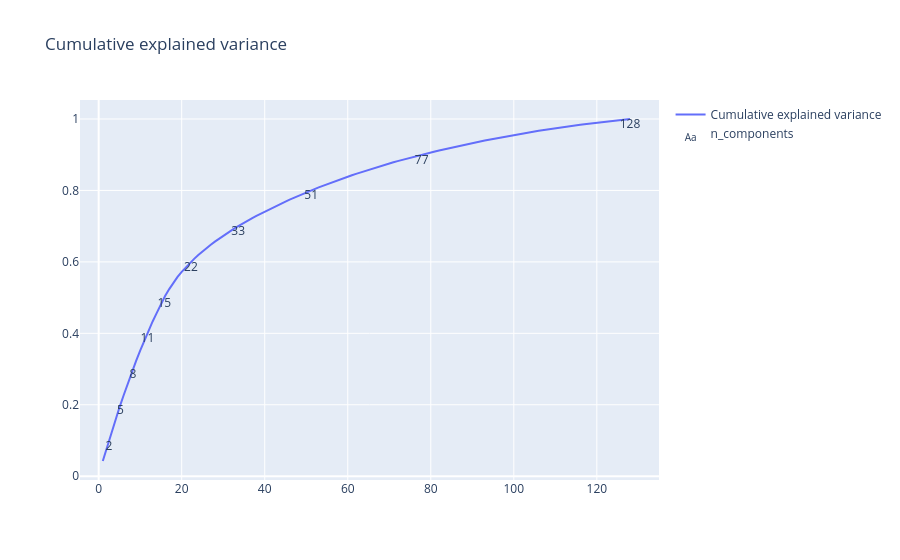

The cell this chart's notebook holds for it:
### Code cell
from sklearn.decomposition import PCA
import plotly.graph_objects as go

pca = PCA()
pca_transformed_data = pca.fit_transform(grads)

explained_variance = pca.explained_variance_ratio_

# plot explained variance and cumulative explained variance
fig = go.Figure()
fig.add_trace(go.Scatter(x=list(range(1, len(explained_variance) + 1)), y=np.cumsum(explained_variance), name='Cumulative explained variance'))

# Add labels on the x-axis at every 0.1 increment on the y-axis
y_values = np.arange(0.1, 1.1, 0.1)  # Adjust the range and step as needed
x_values = np.interp(y_values, np.cumsum(explained_variance), range(1, len(explained_variance) + 1))
fig.add_trace(go.Scatter(x=x_values, y=y_values, mode='text', text=[str(int(x)) for x in x_values], textposition='bottom center', name='n_components'))

fig.update_layout(title='Cumulative explained variance')
fig.show()

### Figure 1 — Plotly figure (JSON) as saved in the notebook; plotly's stock layout.template omitted (floating-point values rounded to 4 significant figures)
{"data": [{"name": "Cumulative explained variance", "type": "scatter", "x": [1, 2, 3, 4, 5, 6, 7, 8, 9, 10, 11, 12, 13, 14, 15, 16, 17, 18, 19, 20, 21, 22, 23, 24, 25, 26, 27, 28, 29, 30, 31, 32, 33, 34, 35, 36, 37, 38, 39, 40, 41, 42, 43, 44, 45, 46, 47, 48, 49, 50, 51, 52, 53, 54, 55, 56, 57, 58, 59, 60, 61, 62, 63, 64, 65, 66, 67, 68, 69, 70, 71, 72, 73, 74, 75, 76, 77, 78, 79, 80, 81, 82, 83, 84, 85, 86, 87, 88, 89, 90, 91, 92, 93, 94, 95, 96, 97, 98, 99, 100, 101, 102, 103, 104, 105, 106, 107, 108, 109, 110, 111, 112, 113, 114, 115, 116, 117, 118, 119, 120, 121, 122, 123, 124, 125, 126, 127, 128], "y": [0.04262, 0.08162, 0.12, 0.1568, 0.1922, 0.2259, 0.259, 0.2911, 0.3224, 0.3516, 0.3799, 0.407, 0.4332, 0.4574, 0.4814, 0.5044, 0.5239, 0.5418, 0.558, 0.5723, 0.5853, 0.5974, 0.6085, 0.6192, 0.6295, 0.639, 0.648, 0.6568, 0.6651, 0.6731, 0.6809, 0.6883, 0.6957, 0.7029, 0.7097, 0.7162, 0.7225, 0.7288, 0.7348, 0.7408, 0.7466, 0.7524, 0.758, 0.7635, 0.7689, 0.7742, 0.7794, 0.7846, 0.7895, 0.7944, 0.7991, 0.8038, 0.8084, 0.813, 0.8174, 0.8219, 0.8262, 0.8304, 0.8345, 0.8386, 0.8425, 0.8464, 0.8502, 0.854, 0.8576, 0.8613, 0.8649, 0.8684, 0.8719, 0.8754, 0.8787, 0.882, 0.8853, 0.8884, 0.8915, 0.8946, 0.8976, 0.9006, 0.9035, 0.9064, 0.9093, 0.912, 0.9148, 0.9175, 0.9201, 0.9228, 0.9254, 0.9279, 0.9304, 0.9329, 0.9353, 0.9376, 0.9399, 0.9422, 0.9445, 0.9467, 0.9489, 0.951, 0.9532, 0.9553, 0.9573, 0.9593, 0.9613, 0.9633, 0.9652, 0.9671, 0.969, 0.9708, 0.9727, 0.9744, 0.9761, 0.9777, 0.9794, 0.981, 0.9825, 0.984, 0.9856, 0.987, 0.9885, 0.9899, 0.9913, 0.9926, 0.994, 0.9953, 0.9965, 0.9977, 0.9989, 1.0]}, {"mode": "text", "name": "n_components", "text": ["2", "5", "8", "11", "15", "22", "33", "51", "77", "128"], "textposition": "bottom center", "type": "scatter", "x": [2.479, 5.231, 8.283, 11.74, 15.81, 22.24, 33.6, 51.19, 77.8, 128.0], "y": [0.1, 0.2, 0.3, 0.4, 0.5, 0.6, 0.7, 0.8, 0.9, 1.0]}], "layout": {"title": {"text": "Cumulative explained variance"}}}
